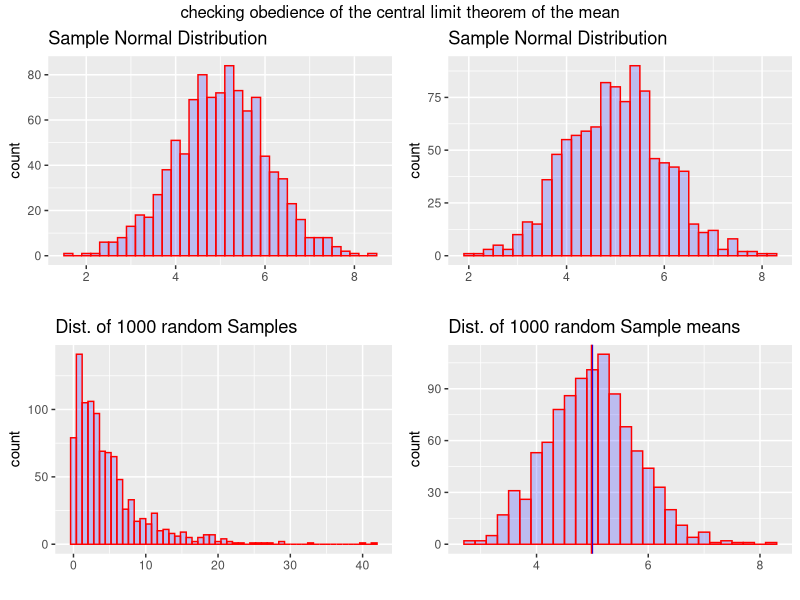
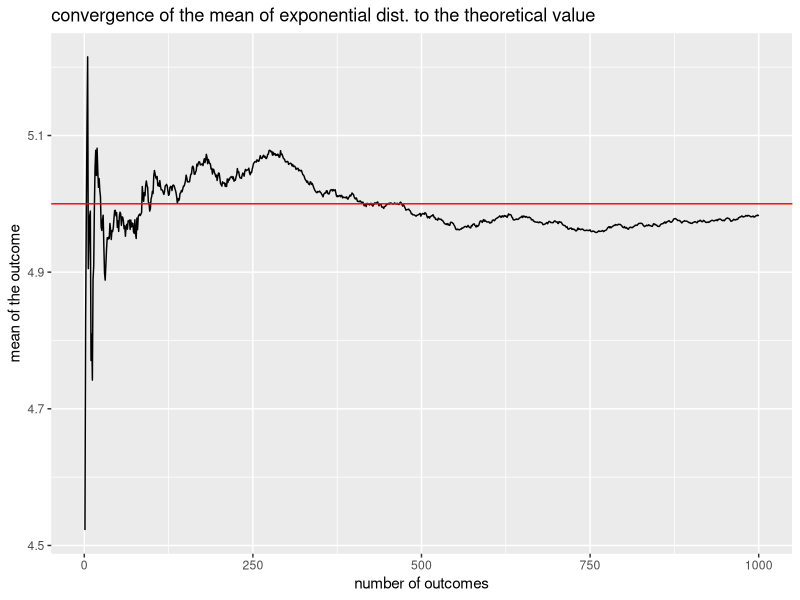
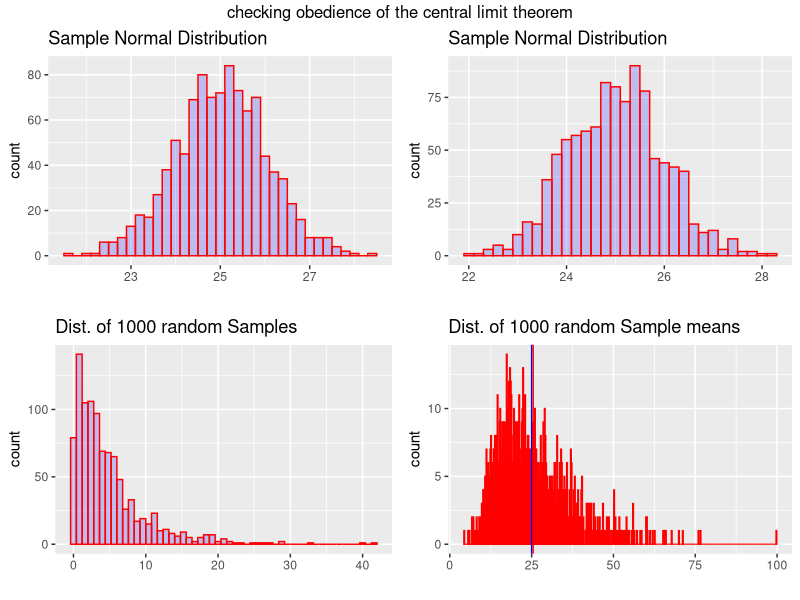
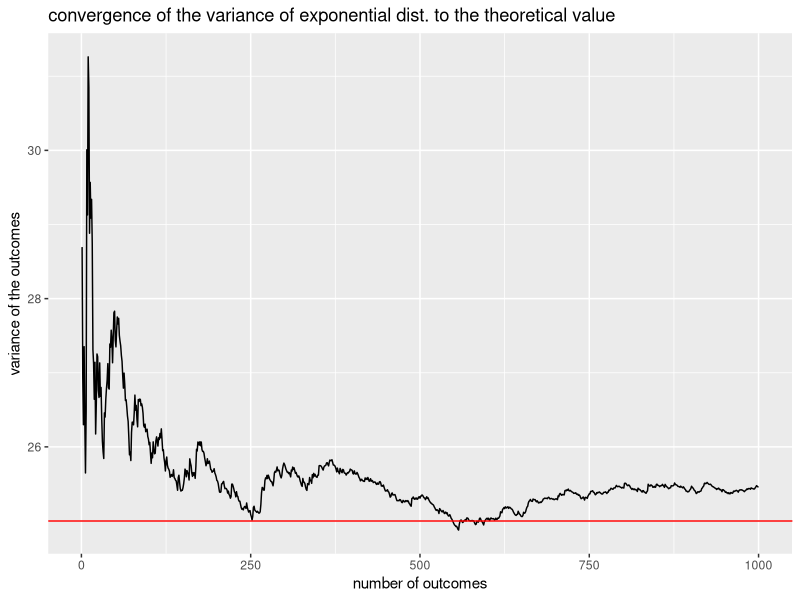
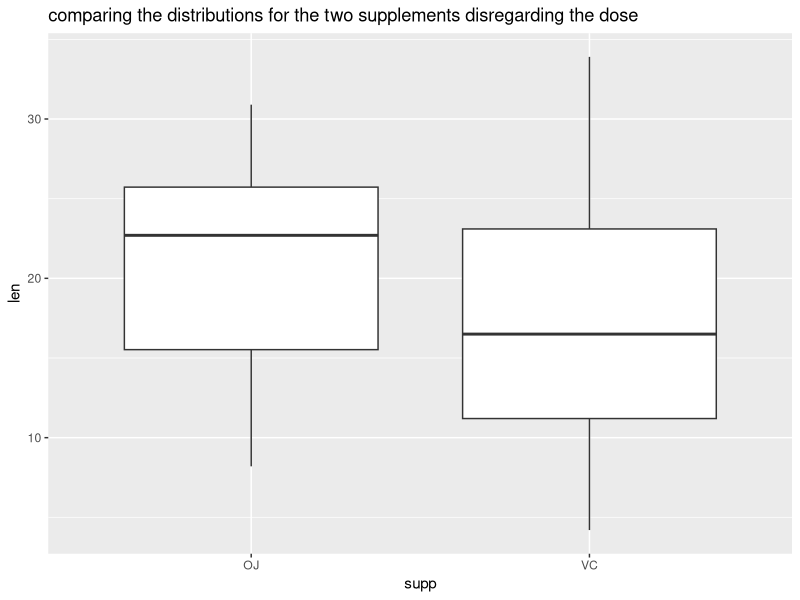
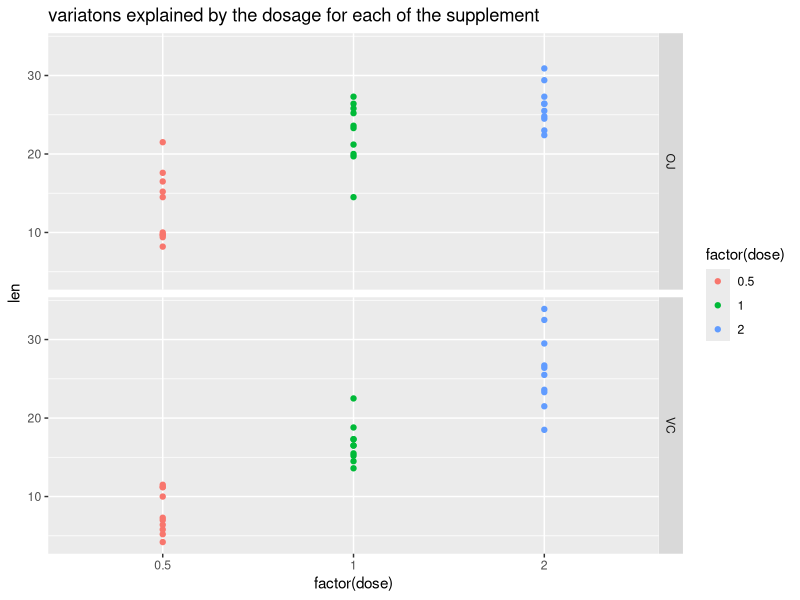
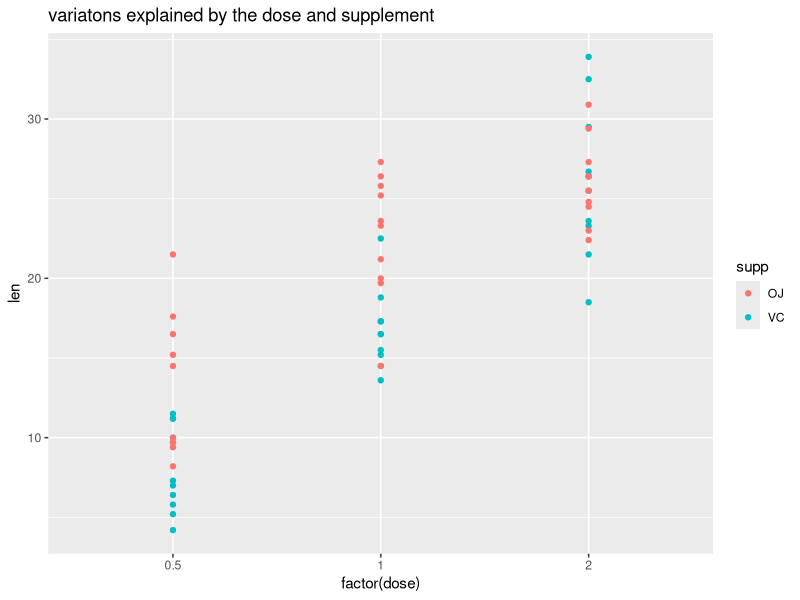

Write R code to recreate these figures, in order.
## ---- chunk 1
options(warn = -1)
## ---- chunk 2
rm(list = ls())
if ("ggplot2" %in% row.names(installed.packages()) == FALSE){install.packages("ggplot2")}
if ("grid" %in% row.names(installed.packages()) == FALSE){install.packages("grid")}
if ("gridExtra" %in% row.names(installed.packages()) == FALSE){install.packages("gridExtra")}
library(ggplot2); library(grid); library(gridExtra)
## ---- chunk 3
mns <- NULL; vars <- NULL; lambda <- 0.2
# simulating 1000 means and variances
for (i in 1:1000){
  mns <- c(mns, mean(rexp(40, lambda)))
  vars <- c(vars, var(rexp(40, lambda)))
}
# getting the mean of the means
cummeans <- cumsum(mns)/(1:1000); cumvar <- cumsum(vars)/(1:1000)
## ---- chunk 4
mean.theor <- 1/lambda
var.theor <- (1/lambda)^2
print(paste("theoretical mean: ", mean.theor))
print(paste("theoretical variance: ", var.theor))
## ---- chunk 5
set.seed(100)
#sample normal distribution
p1 <- ggplot(mapping = aes(rnorm(1000, mean = mean.theor)))+
  geom_histogram(binwidth = 0.2, col="red", fill= "blue", alpha=0.2)+
  labs(x = "", title= "Sample Normal Distribution")
#distribution of 1000 random exps; not gaussian
p2 <- ggplot(data.frame(val = rexp(1000, 0.2)), aes(val))+
  geom_histogram(binwidth = 0.8, col="red", fill= "blue", alpha=0.2)+
  labs(x="", title= "Dist. of 1000 random Samples")
# distribution of means
mns.data <- data.frame(mns)
p3 <- ggplot(mns.data, aes(mns))+ 
  geom_histogram(binwidth = 0.2, col="red", fill= "blue", alpha=0.2)+
  geom_vline(xintercept = c(mean.theor, mean(mns)), col= c("blue", "red"),
                            size = 0.5)+
  labs(x="", title= "Dist. of 1000 random Sample means")
# arranging plots
set.seed(100)
lay <- rbind(c(1,2),c(3,4))
grid.arrange(p1, p1, p2, p3, layout_matrix= lay,
             top = "checking obedience of the central limit theorem of the mean")
## ---- chunk 6
ggplot(mapping = aes(1:1000, cummeans))+
  geom_line()+
  geom_hline(yintercept = mean.theor, col= "red")+
  labs(x = "number of outcomes", y = "mean of the outcome",
       title= "convergence of the mean of exponential dist. to the theoretical value")
## ---- chunk 7
#sample normal distribution
p5 <- ggplot(mapping = aes(rnorm(1000, mean = var.theor)))+
  geom_histogram(binwidth = 0.2, col="red", fill= "blue", alpha=0.2)+
  labs(x = "", title= "Sample Normal Distribution")

# distribution of variances
p6 <- ggplot(mapping= aes(vars))+
  geom_histogram(binwidth = 0.2, col="red", fill= "blue", alpha=0.2)+
  geom_vline(xintercept = c(var.theor, mean(vars)), col= c("blue", "red"),
             size = 0.5)+
  labs(title= "Dist. of 1000 random Sample means", x= "")
set.seed(100)
lay2 <- rbind(c(1, 2),
              c(3, 4))
grid.arrange(p5,p5, p2, p6, layout_matrix= lay2,
             top= "checking obedience of the central limit theorem")
## ---- chunk 8
ggplot(mapping = aes(1:1000, cumvar))+
  geom_line()+
  geom_hline(yintercept = var.theor, col= "red")+
  labs(x = "number of outcomes", y = "variance of the outcomes",
       title= "convergence of the variance of exponential dist. to the theoretical value")
## ---- chunk 9
ggplot(data = ToothGrowth)+
  geom_boxplot(mapping = aes(x=supp, y= len) ) +
  labs(title= "comparing the distributions for the two supplements disregarding the dose")
## ---- chunk 10
# var explained by dose, grid by supp
ggplot(ToothGrowth)+
  geom_point(mapping = aes(x=factor(dose), y=len, col= factor(dose)))+
  facet_grid(supp~.)+
  labs(title= "variatons explained by the dosage for each of the supplement")
## ---- chunk 11
#exploring variations due to all factors
ggplot(ToothGrowth)+
  geom_point(mapping = aes(x=factor(dose), y=len, col= supp))+
  labs(title= "variatons explained by the dose and supplement")
## ---- chunk 12
data("ToothGrowth"); n <- nrow(ToothGrowth)/2

#divison alongn supp variable
g1 <- ToothGrowth$len[1:30]; g2 <- ToothGrowth$len[31:60]

# showing the confidence interval (Assuming paired observations)
mn <- mean(g2-g1); s <- sd(g2-g1)
mn + c(-1, 1)*qt(0.975, n-1)*s/sqrt(n)
## ---- chunk 13
t.test(x= g2, y = g1, paired = FALSE)$conf
## ---- chunk 14
#implement the permutation test
cal.diff <- function(value, group){
  # function to get the mean different for a list
  # differentiated by groups (another column)
  divs <- levels(group)
  meandiff <- mean(value[group == divs[1] ]) - mean(value[group == divs[2]])
  meandiff
}
observation <- cal.diff(ToothGrowth$len, ToothGrowth$supp)
permutations <- NULL
for (i in 1:1000){
  permutations <- c(permutations, cal.diff(ToothGrowth$len, 
                                           sample(ToothGrowth$supp)))
}
print(paste("the observed mean difference: ", observation))
## ---- chunk 15
### check fraction of permutation greater than the observation
mean(permutations > observation)
## ---- chunk 16
quantile(permutations, c(0.025,0.975))
## ---- chunk 17
quantile(permutations, 0.95)
## ---- chunk 18
rm(list = ls())
